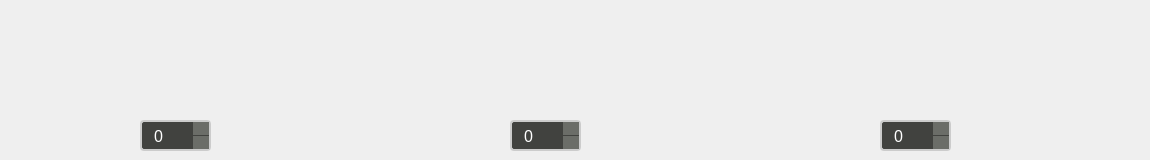
                 <widget class="QWidget" name="P2wglb5" native="true">
                  <property name="sizePolicy">
                   <sizepolicy hsizetype="Fixed" vsizetype="Fixed">
                    <horstretch>0</horstretch>
                    <verstretch>0</verstretch>
                   </sizepolicy>
                  </property>
                  <property name="minimumSize">
                   <size>
                    <width>1150</width>
                    <height>160</height>
                   </size>
                  </property>
                  <property name="styleSheet">
                   <string notr="true"/>
                  </property>
                  <widget class="QWidget" name="pwg13" native="true">
                   <property name="geometry">
                    <rect>
                     <x>10</x>
                     <y>20</y>
                     <width>120</width>
                     <height>120</height>
                    </rect>
                   </property>
                   <property name="styleSheet">
                    <string notr="true">border-radius:60px;
background-color: transparent;</string>
                   </property>
                  </widget>
                  <widget class="QWidget" name="pwg14" native="true">
                   <property name="geometry">
                    <rect>
                     <x>380</x>
                     <y>20</y>
                     <width>120</width>
                     <height>120</height>
                    </rect>
                   </property>
                   <property name="styleSheet">
                    <string notr="true">border-radius:60px;
background-color: transparent;</string>
                   </property>
                  </widget>
                  <widget class="QWidget" name="pwg15" native="true">
                   <property name="geometry">
                    <rect>
                     <x>750</x>
                     <y>20</y>
                     <width>120</width>
                     <height>120</height>
                    </rect>
                   </property>
                   <property name="styleSheet">
                    <string notr="true">border-radius:60px;
background-color: transparent;</string>
                   </property>
                  </widget>
                  <widget class="QLabel" name="lbname13">
                   <property name="geometry">
                    <rect>
                     <x>140</x>
                     <y>20</y>
                     <width>191</width>
                     <height>21</height>
                    </rect>
                   </property>
                   <property name="font">
                    <font>
                     <pointsize>12</pointsize>
                     <italic>false</italic>
                     <bold>true</bold>
                    </font>
                   </property>
                   <property name="styleSheet">
                    <string notr="true">color: rgb(255, 255, 255);</string>
                   </property>
                   <property name="text">
                    <string/>
                   </property>
                  </widget>
                  <widget class="QLabel" name="lbgia13">
                   <property name="geometry">
                    <rect>
                     <x>140</x>
                     <y>50</y>
                     <width>191</width>
                     <height>21</height>
                    </rect>
                   </property>
                   <property name="font">
                    <font>
                     <pointsize>12</pointsize>
                     <italic>false</italic>
                     <bold>true</bold>
                    </font>
                   </property>
                   <property name="styleSheet">
                    <string notr="true">color: rgb(255, 255, 255);</string>
                   </property>
                   <property name="text">
                    <string/>
                   </property>
                  </widget>
                  <widget class="QLabel" name="lbname14">
                   <property name="geometry">
                    <rect>
                     <x>510</x>
                     <y>20</y>
                     <width>191</width>
                     <height>21</height>
                    </rect>
                   </property>
                   <property name="font">
                    <font>
                     <pointsize>12</pointsize>
                     <italic>false</italic>
                     <bold>true</bold>
                    </font>
                   </property>
                   <property name="styleSheet">
                    <string notr="true">color: rgb(255, 255, 255);</string>
                   </property>
                   <property name="text">
                    <string/>
                   </property>
                  </widget>
                  <widget class="QLabel" name="lbgia14">
                   <property name="geometry">
                    <rect>
                     <x>510</x>
                     <y>50</y>
                     <width>191</width>
                     <height>21</height>
                    </rect>
                   </property>
                   <property name="font">
                    <font>
                     <pointsize>12</pointsize>
                     <italic>false</italic>
                     <bold>true</bold>
                    </font>
                   </property>
                   <property name="styleSheet">
                    <string notr="true">color: rgb(255, 255, 255);</string>
                   </property>
                   <property name="text">
                    <string/>
                   </property>
                  </widget>
                  <widget class="QLabel" name="lbgia15">
                   <property name="geometry">
                    <rect>
                     <x>880</x>
                     <y>50</y>
                     <width>191</width>
                     <height>21</height>
                    </rect>
                   </property>
                   <property name="font">
                    <font>
                     <pointsize>12</pointsize>
                     <italic>false</italic>
                     <bold>true</bold>
                    </font>
                   </property>
                   <property name="styleSheet">
                    <string notr="true">color: rgb(255, 255, 255);</string>
                   </property>
                   <property name="text">
                    <string/>
                   </property>
                  </widget>
                  <widget class="QLabel" name="lbname15">
                   <property name="geometry">
                    <rect>
                     <x>880</x>
                     <y>20</y>
                     <width>191</width>
                     <height>21</height>
                    </rect>
                   </property>
                   <property name="font">
                    <font>
                     <pointsize>12</pointsize>
                     <italic>false</italic>
                     <bold>true</bold>
                    </font>
                   </property>
                   <property name="styleSheet">
                    <string notr="true">color: rgb(255, 255, 255);</string>
                   </property>
                   <property name="text">
                    <string/>
                   </property>
                  </widget>
                  <widget class="QSpinBox" name="spinBox13">
                   <property name="geometry">
                    <rect>
                     <x>140</x>
                     <y>120</y>
                     <width>71</width>
                     <height>31</height>
                    </rect>
                   </property>
                   <property name="styleSheet">
                    <string notr="true">QSpinBox {
    background: rgb(65, 66, 63);
    color: white;
    border: 2px solid #ccc;
    border-radius: 4px;
    padding: 5px 10px;
    font-size: 16px;
}

QSpinBox::up-button, QSpinBox::down-button {
	background-color: rgb(107, 109, 104);
    border: none;
    width: 16px;
}

QSpinBox::up-button:hover, QSpinBox::down-button:hover {
    background: rgba(255, 255, 255, 0.2);
}

QSpinBox::up-arrow {
    image: url(:/icons/up-arrow.png);
}

QSpinBox::down-arrow {
    image: url(:/icons/down-arrow.png);
}
</string>
                   </property>
                  </widget>
                  <widget class="QSpinBox" name="spinBox14">
                   <property name="geometry">
                    <rect>
                     <x>510</x>
                     <y>120</y>
                     <width>71</width>
                     <height>31</height>
                    </rect>
                   </property>
                   <property name="styleSheet">
                    <string notr="true">QSpinBox {
    background: rgb(65, 66, 63);
    color: white;
    border: 2px solid #ccc;
    border-radius: 4px;
    padding: 5px 10px;
    font-size: 16px;
}

QSpinBox::up-button, QSpinBox::down-button {
	background-color: rgb(107, 109, 104);
    border: none;
    width: 16px;
}

QSpinBox::up-button:hover, QSpinBox::down-button:hover {
    background: rgba(255, 255, 255, 0.2);
}

QSpinBox::up-arrow {
    image: url(:/icons/up-arrow.png);
}

QSpinBox::down-arrow {
    image: url(:/icons/down-arrow.png);
}
</string>
                   </property>
                  </widget>
                  <widget class="QSpinBox" name="spinBox15">
                   <property name="geometry">
                    <rect>
                     <x>880</x>
                     <y>120</y>
                     <width>71</width>
                     <height>31</height>
                    </rect>
                   </property>
                   <property name="styleSheet">
                    <string notr="true">QSpinBox {
    background: rgb(65, 66, 63);
    color: white;
    border: 2px solid #ccc;
    border-radius: 4px;
    padding: 5px 10px;
    font-size: 16px;
}

QSpinBox::up-button, QSpinBox::down-button {
	background-color: rgb(107, 109, 104);
    border: none;
    width: 16px;
}

QSpinBox::up-button:hover, QSpinBox::down-button:hover {
    background: rgba(255, 255, 255, 0.2);
}

QSpinBox::up-arrow {
    image: url(:/icons/up-arrow.png);
}

QSpinBox::down-arrow {
    image: url(:/icons/down-arrow.png);
}
</string>
                   </property>
                  </widget>
                 </widget>
